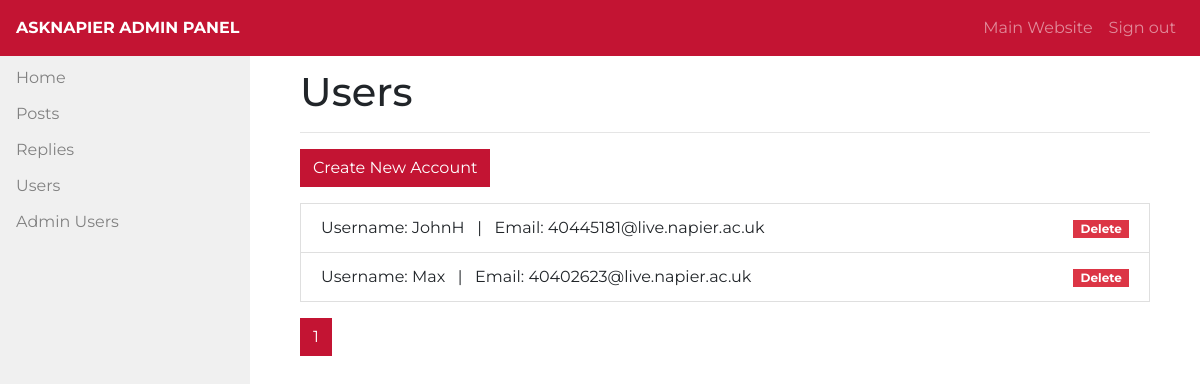
Page /admin_users_list (signed in) on the committed database.
### app/models.py (models this page shows)
class users(db.Model, UserMixin):
    id = db.Column(db.Integer, primary_key=True)
    username = db.Column(db.String(80), unique=True)
    email = db.Column(db.String(100), unique=True)
    password = db.Column(db.String(80))

### app/routes.py (the view)
@app.route('/admin_users_list')
def admin_users_list():
    if 'logged' in session:
        page = request.args.get('page', 1, type=int)
        get_users = users.query.paginate(page=page, per_page=10)
        return render_template('admin_users_list.html', users=get_users)
    else:
        flash('Please login to access this page.', 'danger')
        return redirect(url_for('admin_login'))

### app/templates/admin_users_list.html (shortened to what this page needs)
{% extends "admin-layout.html" %}
{% block content %}
<h1 class="mt-2">Users</h1>
<hr>
<a href="{{ url_for('admin_create_user') }}"><button class="btn btn-primary">Create New Account</button></a>
<ul class="list-group mt-3 mb-3">
  {% for users in users.items %}
  <li style="border-radius: 0px;" class="list-group-item d-flex justify-content-between align-items-center">
    Username: {{ users.username }} &nbsp;&nbsp;|&nbsp;&nbsp; Email: {{ users.email }}<a href="/delete_confirm_users?user_id={{ users.id }}"><span style="border-radius: 0px;" class="badge badge-danger badge-pill">Delete</span></a>
  </li>
  {% else %}
  There are no users to display.
  {% endfor %}
</ul>
{% for page_num in users.iter_pages(left_edge=1, right_edge=1, left_current=100, right_current=100) %}
  {% if page_num %}
    {% if users.page == page_num %}
    <a class="btn btn-primary mb-4" href="{{ url_for('admin_users_list', filter=filter, page=page_num) }}">{{ page_num }}</a>
    {% else %}
    <a class="btn btn-outline-primary mb-4" href="{{ url_for('admin_users_list', filter=filter, page=page_num) }}">{{ page_num }}</a>
    {% endif %}
  {% endif %}
{% endfor %}
{% endblock content %}

### app/static/css/admin-main.css (style rules this page uses)
body { font-family: 'Montserrat', sans-serif; }
.btn-primary { border-radius: 0px; border-color: #c31433; background-color: #c31433; }

### rows in the picture
users: username "JohnH", email "40445181@live.napier.ac.uk"
users: username "Max", email "40402623@live.napier.ac.uk"

### other values in the picture
{{ page_num }} "1"
